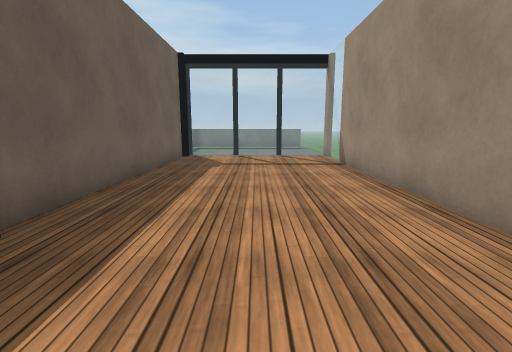
View 1 (above)

24 first-person views from a walk through a scene from a Unity 3-D project. The camera is 1.2 m above the floor, tilts 10° down and sees 85° across. The floor is counted in squares, 1 m on a side. Each view is taken from the middle of a square. On the plan, view 1 faces up. The plan holds only what a view shows up to about 13 squares ahead; the rest is blank. The place goes on beyond the plan. The player is left out. Some animated figures are left out. Door leaves are left out, so doorways stand open. Surface patterns are stand-ins for the level's own textures.

View 2
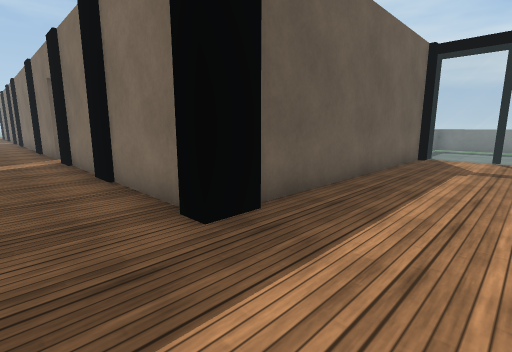

View 3
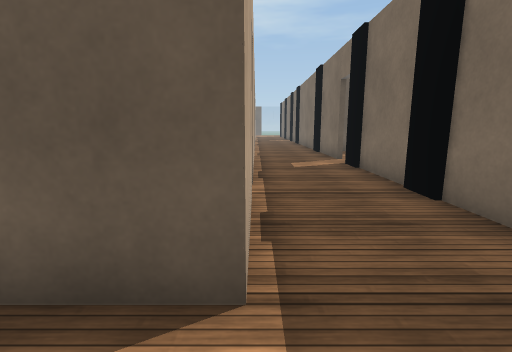

View 4
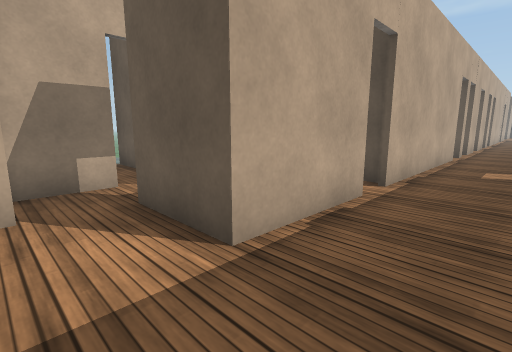

View 5
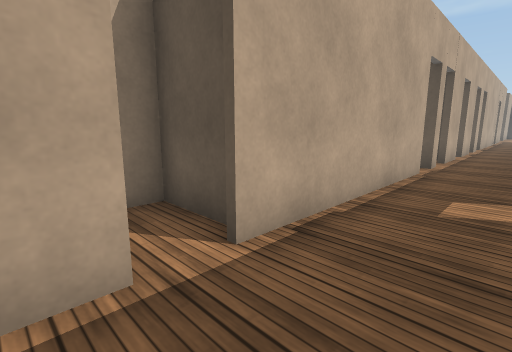

View 6
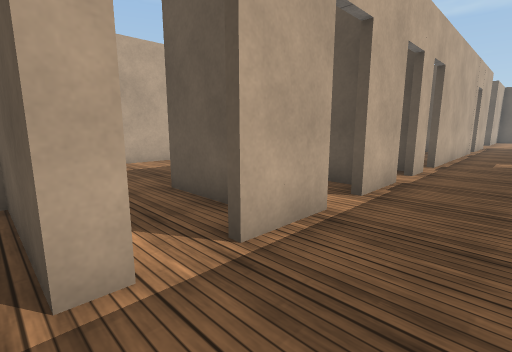

View 7
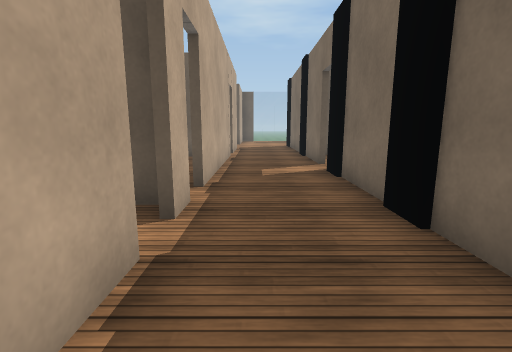

View 8
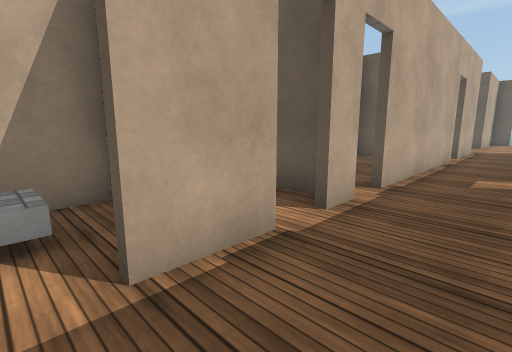

View 9
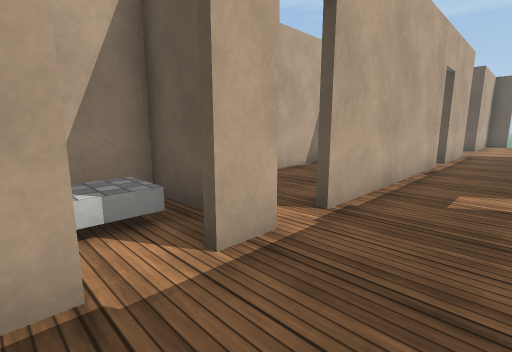

View 10
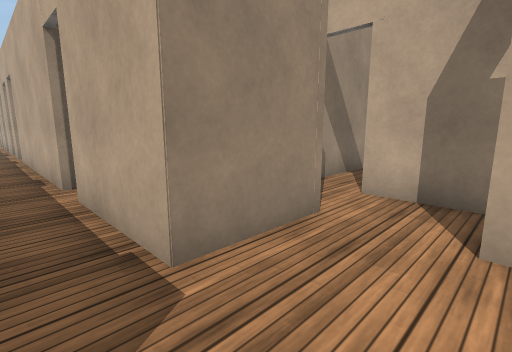

View 11
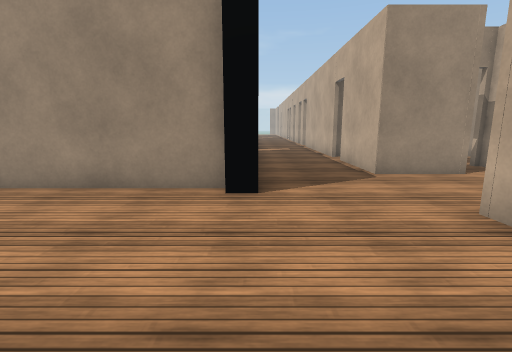

View 12
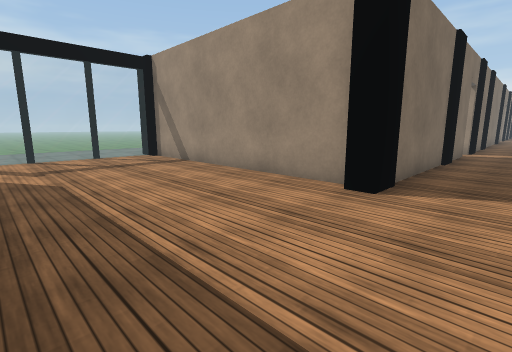

View 13
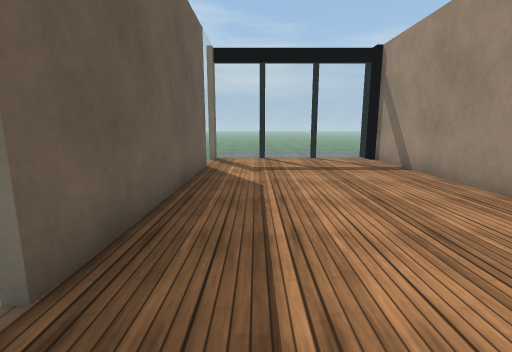

View 14
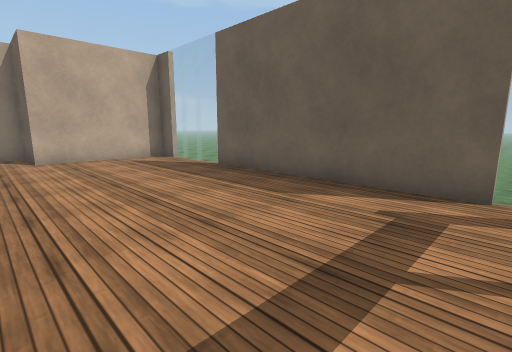

View 15
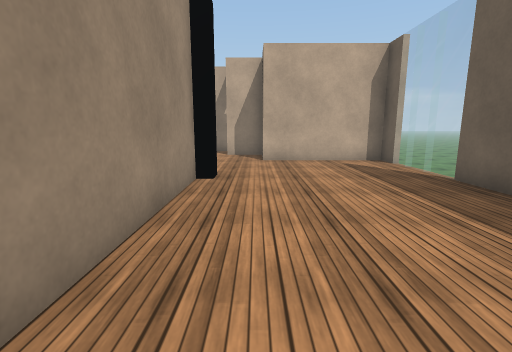

View 16
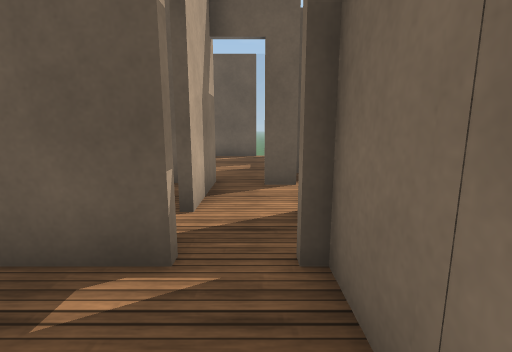

View 17
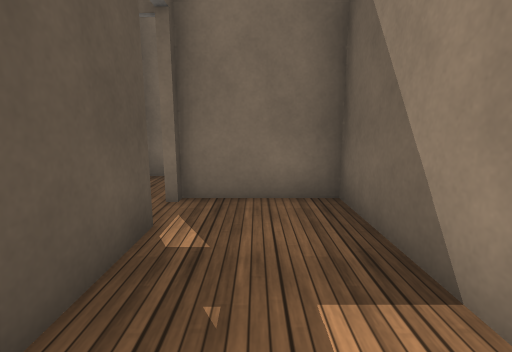

View 18
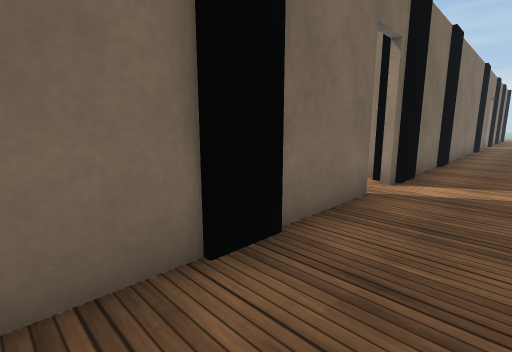

View 19
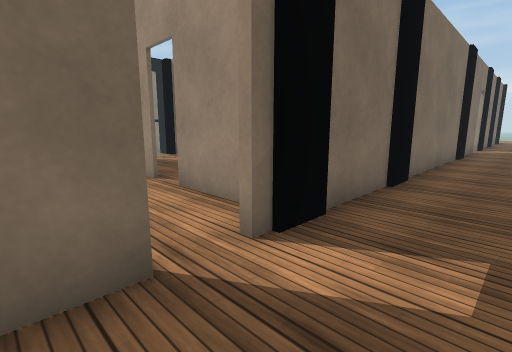

View 20
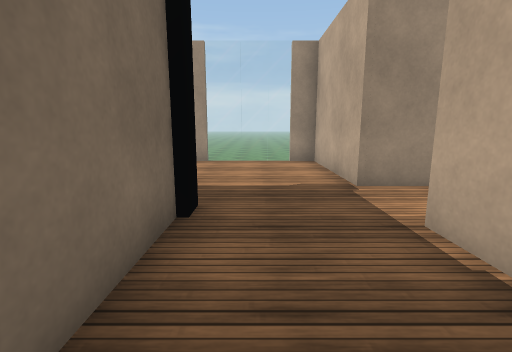

View 21
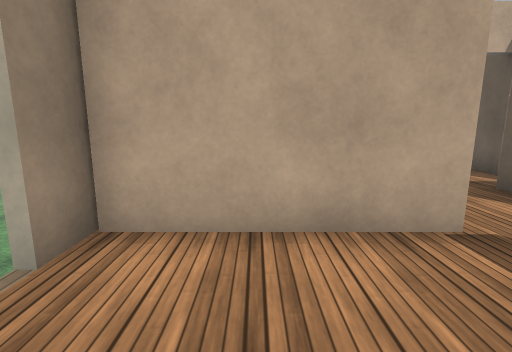

View 22
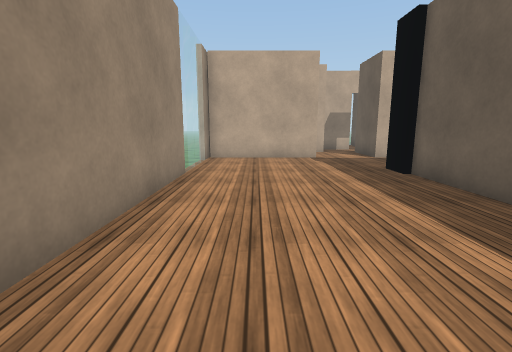

View 23
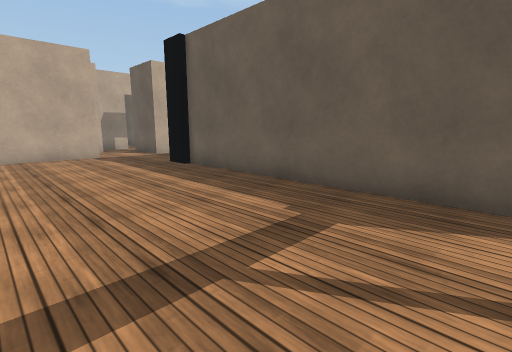

View 24
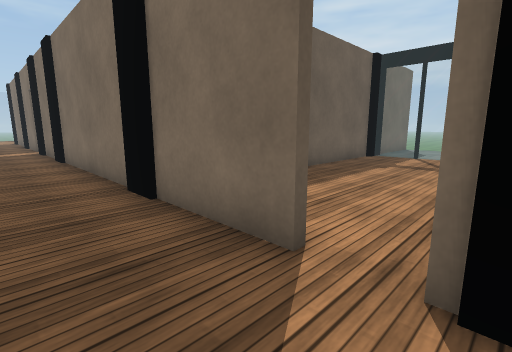

### Floor plan
Key: @ floor where view 1 was taken; # wall or solid block; . floor; / step, stairs or slope; D open door; = window, fence, low wall or low ledge; v drop or lower ground; P black pillar; B block; O other object.
Columns run from 43 left of view 1 to 3 right of it. Each row starts with its distance up from view 1.
 14                            #
 13  ......                    #..           .....v
 12 v=====PP            P      P==          P=====#
 11  ......#            #P     #...         #.....=
 10 =......#                   #...         #.....=
  9 #......#                   #...         #.....#
  8 #......#                   #...         #.....#
  7 #......#                   #....        #.....#
  6 #......#                    ....        #.....#
  5 #......#                    ....        #.....#
  4 #......#                     ...        #.....#
  3 #......#   ###  ###           ..        #.....#
  2 =.....P#####P##DDP##P######P###DP###P###P.....=
  1 =.............................................=
  0 =..........................................@..=
 -1 v#####..###DD######D#D##D#DDDD######D###..#####
 -2      #..#. ###......#/#..#             #..#
 -3      ##.#D####..... #O#.B#             D..#
 -4 v  D  D...D..####   ######            D..D#
 -5 v  ...D#DD#..#                        DD##
 -6 v     #.  #..#                        #.
 -7           #..#                        #
 -8           #.                          #
 -9                        ###            =

Positions as (right, up) in squares from view 1, and headings:
1: (0, 0), facing up
2: (0, 0), facing up-left
3: (-2, -1), facing left
4: (-2, 1), facing down-left
5: (-6, 1), facing down-left
6: (-15, 1), facing down-left
7: (-19, 0), facing left
8: (-19, 1), facing down-left
9: (-21, 1), facing down-left
10: (-37, 0), facing down-right
11: (-42, 2), facing right
12: (-42, 0), facing up-right
13: (-41, 1), facing up
14: (-37, 10), facing down-left
15: (-38, 9), facing down
16: (-31, -4), facing left
17: (-32, -8), facing up
18: (-33, 0), facing up-right
19: (-29, 0), facing up-right
20: (-7, 1), facing right
21: (1, 2), facing down
22: (1, 10), facing down
23: (2, 11), facing down-left
24: (-11, 0), facing up-left
